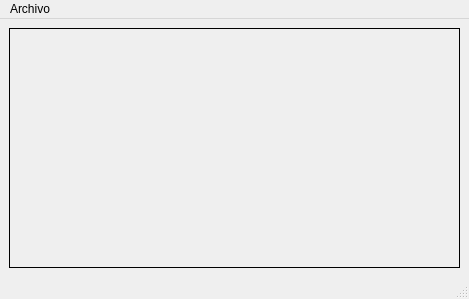
<?xml version="1.0" encoding="UTF-8"?>
<ui version="4.0">
 <class>MainWindow</class>
 <widget class="QMainWindow" name="MainWindow">
  <property name="geometry">
   <rect>
    <x>0</x>
    <y>0</y>
    <width>469</width>
    <height>299</height>
   </rect>
  </property>
  <property name="windowTitle">
   <string>Ejemplo integración</string>
  </property>
  <widget class="QWidget" name="centralwidget">
   <layout class="QGridLayout" name="gridLayout">
    <item row="0" column="0">
     <widget class="QStackedWidget" name="canvas">
      <property name="frameShape">
       <enum>QFrame::Box</enum>
      </property>
      <property name="frameShadow">
       <enum>QFrame::Plain</enum>
      </property>
      <widget class="QWidget" name="page"/>
      <widget class="QWidget" name="page_2"/>
     </widget>
    </item>
   </layout>
  </widget>
  <widget class="QMenuBar" name="menubar">
   <property name="geometry">
    <rect>
     <x>0</x>
     <y>0</y>
     <width>469</width>
     <height>22</height>
    </rect>
   </property>
   <widget class="QMenu" name="menuArchivo">
    <property name="title">
     <string>Archivo</string>
    </property>
    <addaction name="actionSalir"/>
   </widget>
   <addaction name="menuArchivo"/>
  </widget>
  <widget class="QStatusBar" name="statusbar"/>
  <action name="actionSalir">
   <property name="text">
    <string>Salir</string>
   </property>
  </action>
 </widget>
 <resources/>
 <connections/>
</ui>
